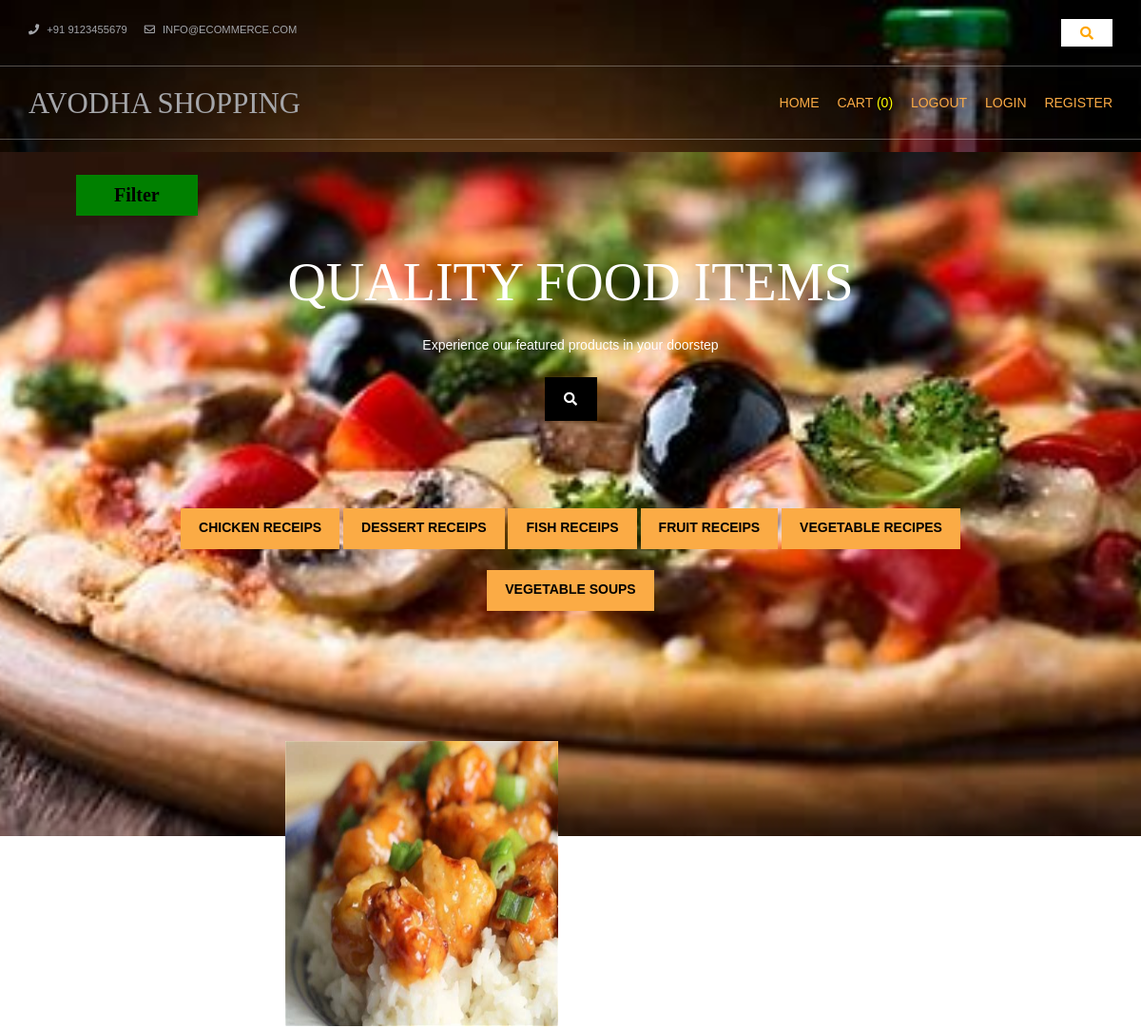
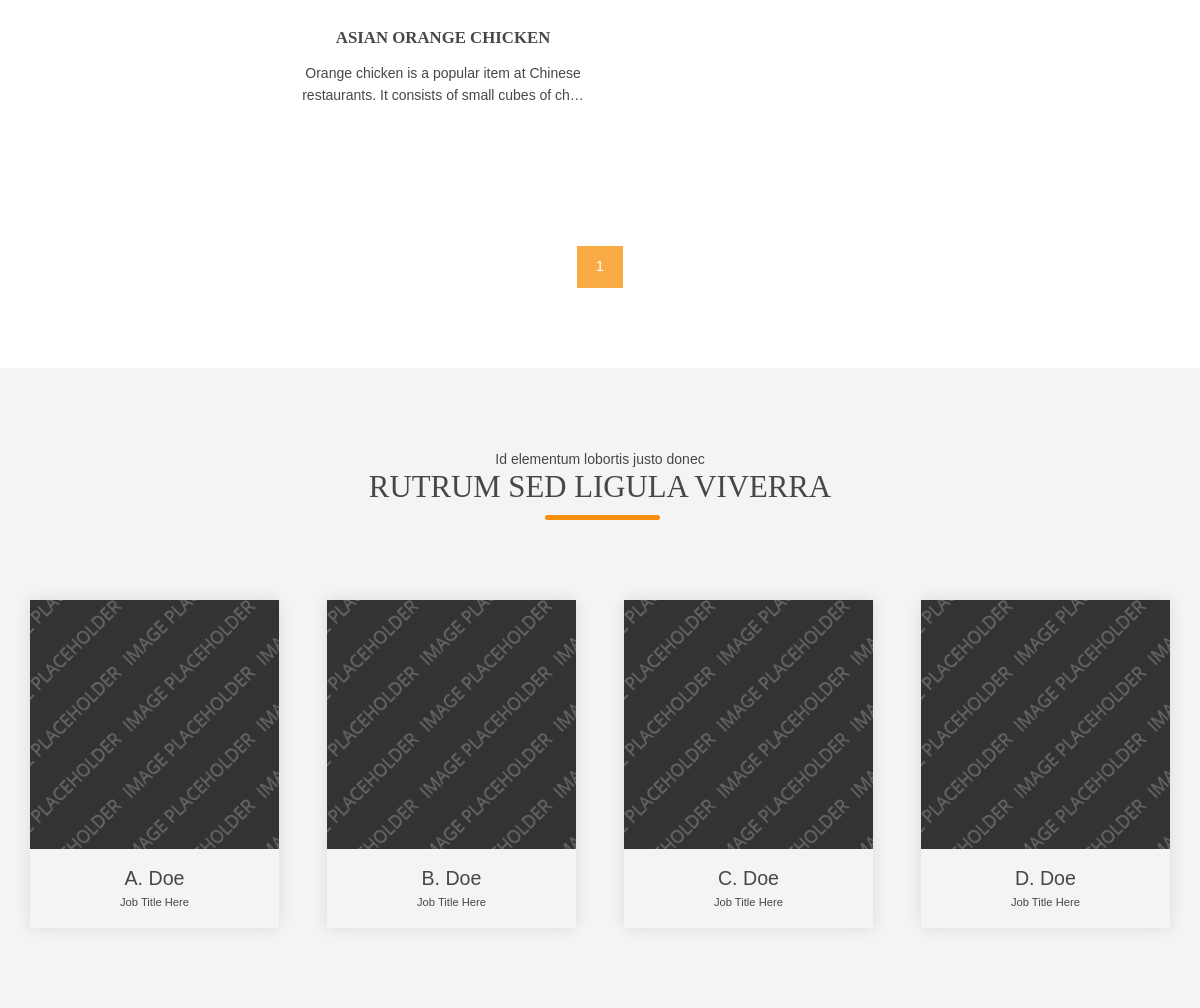
Screenshot of /chicken-receips/ with the database file from the repository (2 pictures, top to bottom).
### Home/models.py (models this page shows, shortened)
class categories(models.Model):
    name = models.CharField(max_length=250, unique=True)
    categoriesslug = models.SlugField(max_length=250, unique=True)
    class Meta:
        ordering = ('name',)
        verbose_name = 'cat'
        verbose_name_plural = 'categories'
    def get_url(self):
        return reverse('prod_category', args=[self.categoriesslug])

class products(models.Model):
    name = models.CharField(max_length=250, unique=True)
    productslug = models.SlugField(max_length=250, unique=True)
    desc = models.TextField()
    img = models.ImageField(upload_to='ImageEcommerce')
    stock = models.IntegerField()
    availability = models.BooleanField()
    price = models.IntegerField()
    category = models.ForeignKey(categories, on_delete=models.CASCADE)
    def get_url(self):
        return reverse('details',args=[self.category.categoriesslug,self.productslug])

### Home/views.py (the view)
# urls.py: 2. Add a URL to urlpatterns:  path('', views.home, name='home')
def home(request, c_slug=None):
    c_page = None
    product = None
    if c_slug != None:
        c_page = get_object_or_404(categories,categoriesslug=c_slug)
        product = products.objects.filter(category=c_page,availability=True)
    else:
        product = products.objects.all().filter(availability=True)
    cat = categories.objects.all()
    paginator = Paginator(product, '2')
    try:
        page = int(request.GET.get('page','1'))
    except:
        page = 1
    try:
        pro = paginator.page(page)
    except(EmptyPage, InvalidPage):
        pro = paginator.page(paginator.num_pages)
    return render(request, "homepage.html", {'pr': product, 'cat': cat, 'pg': pro})

### cart/context_processor.py (called while the page is built)
def count(request):
    item_count = 0
    if 'admin' in request.path:
        return ()
    else:
        try:
            ct = Cartlist.objects.filter(cart_id=c_id(request))
            cti = items_in_cart.objects.all().filter(cart_carts=ct[:1])
            for c in cti:
                item_count += c.quantity_cart
        except Cartlist.DoesNotExist:
            item_count = 0
    return dict(ic=item_count)

### cart/views.py (called while the page is built)
def c_id(request):
    ct_id = request.session.session_key
    if not ct_id:
        ct_id = request.session.create()
    return ct_id

### templates/homepage.html (shortened to what this page needs)
{% extends 'homepagebase.html' %}
{% block content %}
{% load static %}
<div class="abcd" style="background-image:url('{% static 'homepagefile/images/demo/backgrounds/bg 8.jpg' %}');"
     xmlns="http://www.w3.org/1999/html">
   <div class="dropdown">
  <button class="dropbtn"><b>Filter</b></button>
</div>
  <div id="pageintro" class="hoc clear" style="padding-top:36px;">
    <article>
      <h3 class="heading">Quality Food items</h3>
      <p>Experience our featured products in your doorstep</p>
<div class="wrapper row0" style="padding-left:400px;padding-right:400px;">
    <div id="topbar" class="hoc clear">
      <div class="center" style="background-color:black;padding-top:14px;padding-bottom:14px;">
        <ul class="nospace">
          <li id="searchform" style="color:white;font-size:40px;">
          </li>
        </ul>
      </div>
    </div>
  </div>
      <footer>
        {% for j in cat %}
        <ul class="nospace inline pushright"><br>
          <li><b><a class="btn" style="color:black" href="{{j.get_url}}">{{j.name}}</a></b></li>
        </ul>
        {% endfor %}
      </footer>
    </article>
  </div>
</div>
<div class="wrapper row3" style="padding-left:260px;">
  <main class="hoc container clear">
    <section id="introblocks">
      <ul class="nospace group btmspace-80">
              {% for i in pg.object_list %}
        <li class="one_third">
          <figure><a class="imgover" href="{{i.get_url}}"><img src="{{ i.img.url }}" style="height:300px;width:300;" alt=""></a>
            <figcaption>
              <h6 class="heading">{{i.name}}</h6>
            </figcaption>
            <p>{{i.desc |truncatechars:90}}</p>
          </figure><br><br>
        </li>
            {% endfor %}
        </ul>
    </section>
    <div style="text-align:center;padding-right:260px;">
      {% for p in pg.paginator.page_range %}
      <a href="?page={{p}}" class="btn btn-light btn-sm {% if pg.number == p %} active {% endif %}">{{p}}</a>
    </div>
</div>
<div class="wrapper row2">
  <div class="hoc container clear">
    <div class="sectiontitle">
      <p class="nospace font-xs">Id elementum lobortis justo donec</p>
      <p class="heading underline font-x2">Rutrum sed ligula viverra</p>
    </div>
    <ul class="nospace group team">
      <li class="one_quarter first">
        <figure><a class="imgover" href="#"><img src="{% static 'homepagefile/images/demo/300x300.png' %}" alt=""></a>
          <figcaption><strong>A. Doe</strong> <em>Job Title Here</em></figcaption>
        </figure>
      </li>
      <li class="one_quarter">
        <figure><a class="imgover" href="#"><img src="{% static 'homepagefile/images/demo/300x300.png' %}" alt=""></a>
          <figcaption><strong>B. Doe</strong> <em>Job Title Here</em></figcaption>
        </figure>
      </li>
      <li class="one_quarter">
        <figure><a class="imgover" href="#"><img src="{% static 'homepagefile/images/demo/300x300.png' %}" alt=""></a>
          <figcaption><strong>C. Doe</strong> <em>Job Title Here</em></figcaption>
        </figure>
      </li>
      <li class="one_quarter">
        <figure><a class="imgover" href="#"><img src="{% static 'homepagefile/images/demo/300x300.png' %}" alt=""></a>
          <figcaption><strong>D. Doe</strong> <em>Job Title Here</em></figcaption>
        </figure>
      </li>
    </ul>
  </div>
</div>
{% endblock %}

### static/homepagefile/layout/styles/layout.css (style rules this page uses)
#topbar { padding:20px 0; font-size:.8rem; text-transform:uppercase; }
#topbar ul li { display:inline-block; margin-right:15px; }
#topbar ul li:last-child { margin-right:0; padding-right:0; border-right:none; }
#topbar #searchform { position:relative; line-height:1; z-index:9999; }
#topbar #searchform::after { display:block; height:18px; line-height:18px; padding:0; font-family:"Font Awesome\ 5 Free"; font-weight:900; font-size:1rem; content:"\f002"; }
#topbar #searchform ::placeholder { text-transform:capitalize; }
#pageintro { padding:200px 0 300px; }
#pageintro article, #pageintro article p { display:block; max-width:75%; margin:0 auto; text-align:center; }
#pageintro article p { max-width:65%; line-height:2rem; }
#pageintro .heading { margin-bottom:20px; font-size:4rem; }
#pageintro footer { margin-top:50px; }
.container { padding:80px 0; }
.sectiontitle { display:block; max-width:55%; margin:0 auto 80px; text-align:center; }
.sectiontitle * { margin:0; }
#introblocks { display:block; position:relative; margin:-180px 0 0 0; z-index:1; text-align:center; }
#introblocks figure figcaption { display:block; padding:30px 0 0 0; text-align:center; }
#introblocks figure figcaption .heading { font-size:1.2rem; font-weight:700; margin-bottom:0; }
.team li:last-child { margin-bottom:0; }
.team figure { display:block; text-align:center; }
.team figure * { margin:0; padding:0; }
.team figure figcaption { padding:20px 10px; line-height:1; }
.team figure strong { display:block; margin-bottom:8px; font-size:1.4rem; font-weight:400; }
.team figure em { display:block; font-style:normal; font-size:.8rem; }
*, *::before, *::after { transition:all .3s ease-in-out; }
body { color:#A5A6AA; background-color:#1C1D21; }
a { color:#FBAB45; }
.btn, .btn.inverse:hover { color:#FFFFFF; background-color:#FBAB45; border-color:#FBAB45; }
.imgover, .imgover:hover::after { color:#FFFFFF; }
.heading.underline::after { background-color:#FA8D0A; }
.row2 { color:#474747; background-color:#F4F4F4; }
.row3 { color:#474747; background-color:#FFFFFF; }
#topbar #searchform { color:#FBAB45; }
#pageintro { color:#FFFFFF; }
.team figure, .latest article { box-shadow:0px 0px 15px rgba(0,0,0,.1); }
@media screen and (min-width:1140px) { .hoc { max-width:1140px; } }

### templates/homepagebase.html (style rules this page uses)
.abcd { height:90%; background-position:center; background-repeat:no repeat; background-size:cover; }
.dropbtn { background-color: green; color: black; padding: 3px; font-size: 20px; border: none; cursor: pointer; padding-left:40px; padding-right:40px; padding-top:10px; padding-bottom:10px; font-family: Calibre; }
.dropdown { position: relative; display: inline-block; padding-left:80px; padding-top:24px; padding-bottom:2px; }

### rows the page displays
categories: name "CHICKEN RECEIPS"
categories: name "DESSERT RECEIPS"
categories: name "FISH RECEIPS"
categories: name "FRUIT RECEIPS"
categories: name "VEGETABLE RECIPES"
categories: name "VEGETABLE SOUPS"
products: img (picture), name "ASIAN ORANGE CHICKEN", desc "Orange chicken is a popular item at Chinese restaurants. It consists of small cubes of ch…"

### other values shown
{{ ic }} "0"
{{ p }} "1"
